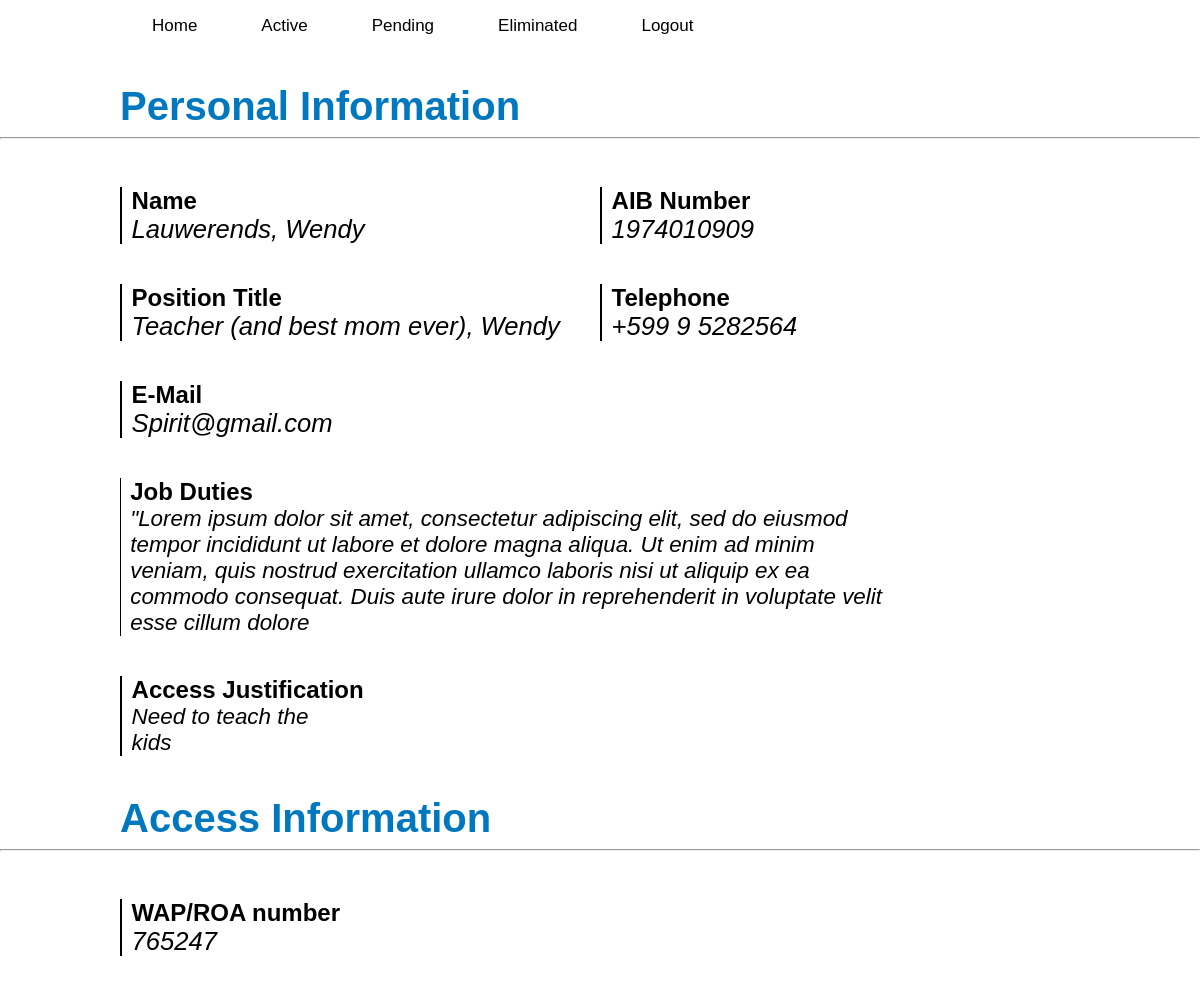
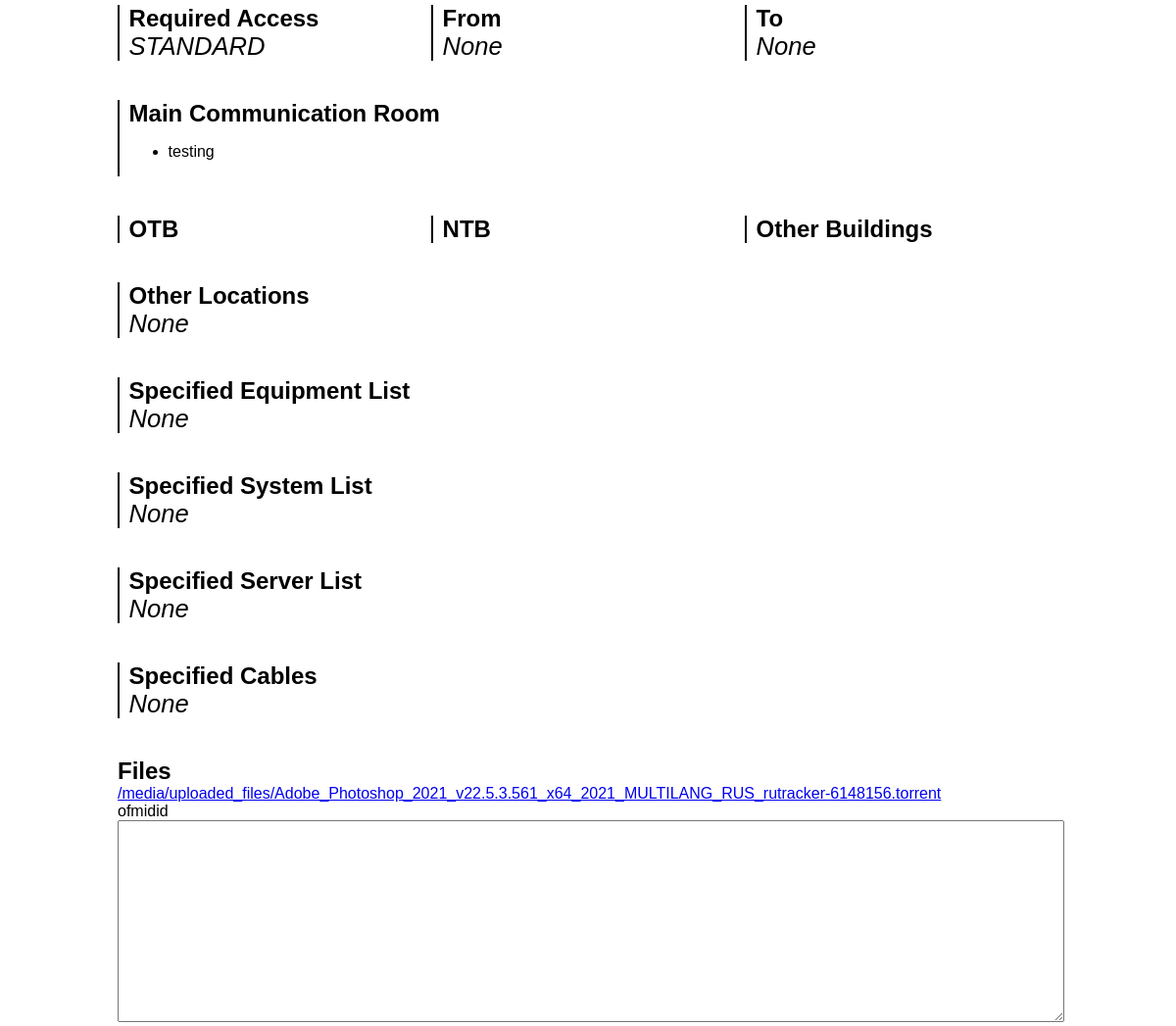
The page /2 (signed in) on the database its author committed (2 pictures, top to bottom).
### FormPage/models.py (models this page shows, shortened)
class Form(models.Model):
    company_name = models.CharField(max_length=200, null=False, blank=False)
    first_name = models.CharField(max_length=100)
    last_name = models.CharField(max_length=100)
    AIB_number = models.CharField(max_length=100)
    position_title = models.CharField(max_length=200)
    telephone = models.CharField(max_length=20)
    email = models.EmailField()
    job_duties = models.TextField()
    access_justification = models.TextField()
    wap_roa = models.CharField(max_length=255)
    required_access = models.CharField(choices=RequestAccessChoices, max_length=200)
    start_time = models.DateField(blank=True, null=True)
    end_time = models.DateField(blank=True, null=True)
    main_communications_room = models.ManyToManyField(MainCommunicationRoom, blank=True)
    new_terminal_building = models.ManyToManyField(NewTerminalBuilding, blank=True)
    old_terminal_building = models.ManyToManyField(OldTerminalBuilding, blank=True)
    building = models.ManyToManyField(OtherBuilding, blank=True)
    other_locations = models.TextField(blank=True )
    specify_system_list = models.TextField(blank=True)
    specify_equipment_list = models.TextField(blank=True)
    specify_server_list = models.TextField(blank=True)
    Specify_cables = models.TextField(blank=True)
    agreed_to_terms = models.BooleanField(default=False)
    submitted_date_time = models.DateTimeField(default=timezone.now)
    approved_or_not = models.CharField(choices=ApprovedOrNot, max_length=200, blank=True, null=True)

class MainCommunicationRoom(models.Model):
    room_name = models.CharField(max_length=100)
    submitted_date_time = models.DateTimeField(default=timezone.now)
    def __str__(self):
        return self.room_name

class FormFiles(models.Model):
    files = models.FileField(upload_to = "uploaded_files", null=True, blank=True)
    form_fk = models.ForeignKey(Form, on_delete=models.CASCADE, null=True, blank=True)

### FormPage/views.py (the view)
# urls.py: path('<int:form_id>',ViewUser, name='user' )
@login_required
def ViewUser(request, form_id):
    user_detail = get_object_or_404(Forms, pk=form_id)
    files = FormFiles.objects.filter(form_fk_id = form_id)
    dic = {
        'user_detail':user_detail,
        'user_files':files,
    }
    return render(request, 'admin/admin-view-user-detail.html', {'dic': dic})

### FormPage/templates/admin/admin-view-user-detail.html (shortened to what this page needs)
{% extends 'base.html' %}
{% load static %}
{% block content %}
    <div class="wrapper">
        <h1 class="user-h1">Personal Information</h1>
    </div>
    <hr>
    <div class="wrapper">
        <div class="margin-container">
            <div class="information-container">
                <div class="text-box">
                    <div class="text-box-line"></div>
                    <div class="text-box-text">
                        <p class="text-box-title">Name</p>
                        <p class="text-box-information">{{dic.user_detail.last_name}}, {{dic.user_detail.first_name}}</p>
                    </div>
                </div>
                <div class="text-box">
                    <div class="text-box-line"></div>
                    <div class="text-box-text">
                        <p class="text-box-title">AIB Number</p>
                        <p class="text-box-information">{{dic.user_detail.AIB_number}}</p>
                    </div>
                </div>
            </div>
            <div class="information-container">
                <div class="text-box">
                    <div class="text-box-line"></div>
                    <div class="text-box-text">
                        <p class="text-box-title">Position Title</p>
                        <p class="text-box-information">{{dic.user_detail.position_title}}, {{dic.user_detail.first_name}}</p>
                    </div>
                </div>
                <div class="text-box">
                    <div class="text-box-line"></div>
                    <div class="text-box-text">
                        <p class="text-box-title">Telephone</p>
                        <p class="text-box-information">+599 9 {{dic.user_detail.telephone}}</p>
                    </div>
                </div>
            </div>
            <div class="information-container">
                <div class="text-box">
                    <div class="text-box-line"></div>
                    <div class="text-box-text">
                        <p class="text-box-title">E-Mail</p>
                        <p class="text-box-information">{{dic.user_detail.email}}</p>
                    </div>
                </div>
            </div>
            <div class="information-container">
                <div class="text-box">
                    <div class="text-box-text">
                        <p class="text-box-title">Job Duties</p>
                        <p class="text-box-information-1">{{dic.user_detail.job_duties}}</p>
                    </div>
                </div>
            </div>
            <div class="information-container">
                <div class="text-box">
                    <div class="text-box-line"></div>
                    <div class="text-box-text">
                        <p class="text-box-title">Access Justification</p>
                        <p class="text-box-information-1">{{dic.user_detail.access_justification}}</p>
                    </div>
                </div>
            </div>
        </div>
    </div>
    <div class="wrapper">
        <h1 class="user-h1">Access Information</h1>
    </div>
    <hr>
    <div class="wrapper">
        <div class="margin-container">
            <div class="information-container">
                <div class="text-box">
                    <div class="text-box-line"></div>
                    <div class="text-box-text">
                        <p class="text-box-title">WAP/ROA number</p>
                        <p class="text-box-information">{{dic.user_detail.wap_roa}}</p>
                    </div>
                </div>
            </div>
            <div class="information-container">
                <div class="text-box">
                    <div class="text-box-line"></div>
                    <div class="text-box-text">
                        <p class="text-box-title">Required Access</p>
                        <p class="text-box-information">{{dic.user_detail.required_access}}</p>
                    </div>
                </div>
                <div class="text-box">
                    <div class="text-box-line"></div>
                    <div class="text-box-text">
                        <p class="text-box-title">From</p>
                        <p class="text-box-information">{{dic.user_detail.start_time}}</p>
                    </div>
                </div>
                <div class="text-box">
                    <div class="text-box-line"></div>
                    <div class="text-box-text">
                        <p class="text-box-title">To</p>
                        <p class="text-box-information">{{dic.user_detail.end_time}}</p>
                    </div>
                </div>
            </div>
            <div class="information-container">
                <div class="text-box">
                    <div class="text-box-line"></div>
                    <div class="text-box-text">
                        <p class="text-box-title">Main Communication Room</p>
                        <ul>
                            {% for main_room in dic.user_detail.main_communications_room.all %}
                                <li>{{main_room}}</li>
                            {% endfor %}
                        </ul>
                    </div>
                </div>
            </div>
            <div class="information-container">
                <div class="text-box">
                    <div class="text-box-line"></div>
                    <div class="text-box-text">
                        <p class="text-box-title">OTB</p>
                    </div>
                </div>
                <div class="text-box">
                    <div class="text-box-line"></div>
                    <div class="text-box-text">
                        <p class="text-box-title">NTB</p>
                    </div>
                </div>
                <div class="text-box">
                    <div class="text-box-line"></div>
                    <div class="text-box-text">
                        <p class="text-box-title">Other Buildings</p>
                    </div>
                </div>
            </div>
            <div class="information-container">
                <div class="text-box">
                    <div class="text-box-line"></div>
                    <div class="text-box-text">
                        <p class="text-box-title">Other Locations</p>
                        {% if dic.user_detail.other_locations == "" %}
                            <p class="text-box-information">None</p>
                        {% else %}
                            <p class="text-box-information">{{dic.user_detail.other_locations}}</p>
                        {% endif %}
                    </div>
                </div>
            </div>
            <div class="information-container">
                <div class="text-box">
                    <div class="text-box-line"></div>
                    <div class="text-box-text">
                        <p class="text-box-title">Specified Equipment List</p>
                        {% if dic.user_detail.specify_equipment_list == "" %}
                            <p class="text-box-information">None</p>
                        {% else %}
                            <p class="text-box-information">{{dic.user_detail.specify_equipment_list}}</p>
                        {% endif %}
                    </div>
                </div>
            </div>
            <div class="information-container">
                <div class="text-box">
                    <div class="text-box-line"></div>
                    <div class="text-box-text">
                        <p class="text-box-title">Specified System List</p>
                        {% if dic.user_detail.specify_system_list == "" %}
                            <p class="text-box-information">None</p>
                        {% else %}
                            <p class="text-box-information">{{dic.user_detail.specify_system_list}}</p>
                        {% endif %}
                    </div>
                </div>
            </div>
            <div class="information-container">
                <div class="text-box">
                    <div class="text-box-line"></div>
                    <div class="text-box-text">
                        <p class="text-box-title">Specified Server List</p>
                        {% if dic.user_detail.specify_server_list == "" %}
                            <p class="text-box-information">None</p>
                        {% else %}
                            <p class="text-box-information">{{dic.user_detail.specify_server_list}}</p>
                        {% endif %}
                    </div>
                </div>
            </div>
            <div class="information-container">
                <div class="text-box">
                    <div class="text-box-line"></div>
                    <div class="text-box-text">
                        <p class="text-box-title">Specified Cables</p>
                        {% if dic.user_detail.Specify_cables == "" %}
                            <p class="text-box-information">None</p>
                        {% else %}
                            <p class="text-box-information">{{dic.user_detail.Specify_cables}}</p>
                        {% endif %}
                    </div>
                </div>
            </div>
        </div>
        <div class="files-container">
            <h2 class="files-title">Files</h2>
            <div class="file-grid">
                {% for file in dic.user_files %}
                    <a href="static{{file.files.url}}" download>{{file.files.url}}</a>
                {% endfor %}
                <p>ofmidid</p>
            </div>
        </div>
        <textarea name="email-send" class="textarea-email"></textarea>
    </div>
{% endblock %}

### static/Css/base/style.css (style rules this page uses)
h1,h2,h3,h4,h5,h6,p { margin: 0; }

### static/Css/admin-user/admin-user.css (style rules this page uses)
.wrapper { width: 80%; margin: 0 auto; }
.margin-container { margin-top: 3rem; }
.user-h1 { margin-top: 2rem; color: #0078BF; font-size: 2.5rem; }
.information-container { display: flex; flex-direction: row; margin-bottom: 2.5rem; }
.text-box { display:flex; flex-basis: 100%; }
.text-box-line { width: 2px; background-color: black; color: black; }
.text-box-text { margin-left: 0.6rem; }
.text-box-title { font-weight: bold; font-size: 1.5rem; }
.text-box-information { font-style: italic; font-size: 1.6rem; }
.text-box-information-1 { font-style: italic; font-size: 1.4rem; width: 80%; }
.textarea-email { width: 100%; height: 200px; }

### templates/base.html (style rules this page uses)
body { margin: 0; font-family: Arial, Helvetica, sans-serif; }
.wrapper { width: 80%; margin: 0 auto; }

### rows shown on the page
Form: user_detail.last_name "Lauwerends", user_detail.first_name "Wendy", user_detail.AIB_number "1974010909", user_detail.position_title "Teacher (and best mom ever)", user_detail.telephone "5282564", user_detail.email "Spirit@gmail.com", user_detail.job_duties "\"Lorem ipsum dolor sit amet, consectetur adipiscing elit, sed do eiusmod tempor incididunt ut labore et dolore magna aliqua. Ut enim ad minim veniam, quis nostrud exercitation ullamco laboris nisi ut aliquip ex ea commodo consequat. Duis aute irure dolor in reprehenderit in voluptate velit esse cillum dolore", user_detail.access_justification "Need to teach the kids", user_detail.wap_roa "765247", user_detail.required_access "STANDARD", user_detail.start_time "None", user_detail.end_time "None"
MainCommunicationRoom: room_name "testing"
FormFiles: files "/media/uploaded_files/Adobe_Photoshop_2021_v22.5.3.561_x64_2021_MULTILANG_RUS_rutracker-6148156.torrent"
